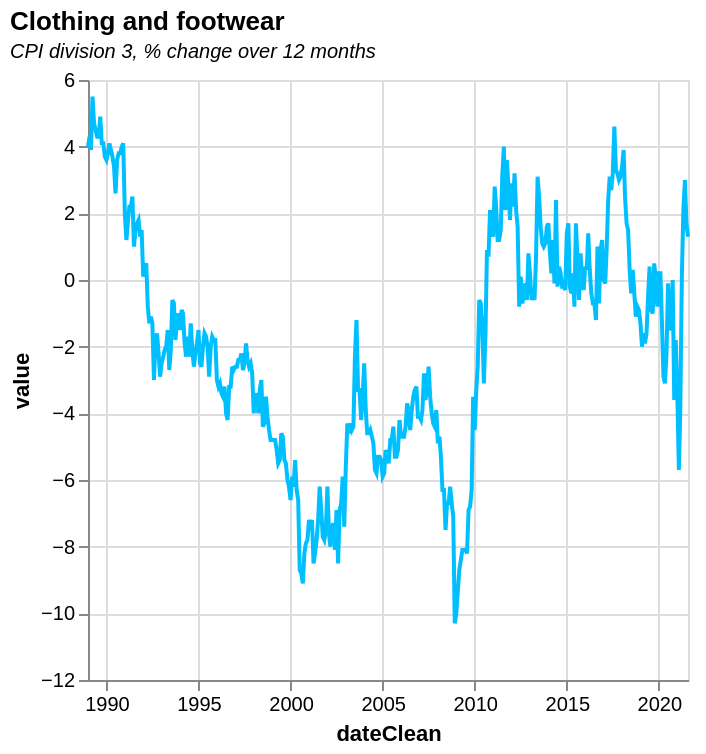

Write the Vega-Lite specification saved for this chart.
### Vega-Lite specification from a JSON file in a GitHub repository (floating-point values rounded to 4 significant figures; data arrays with more than 128 entries replaced by an {"elided": "..."} marker saying what was removed)
{"$schema": "https://vega.github.io/schema/vega-lite/v5.json", "title": {"text": "Clothing and footwear", "subtitle": "CPI division 3, % change over 12 months ", "subtitleFontStyle": "italic", "subtitleFontSize": 10, "anchor": "start", "color": "black"}, "width": 300, "height": 300, "data": {"values": {"elided": "392 records"}}, "mark": {"type": "line", "color": "#00BFFF", "strokeWidth": 2, "opacity": 1}, "transform": [{"calculate": "replace(datum.date, ' JAN', '-01')", "as": "date1"}, {"calculate": "replace(datum.date1, ' FEB', '-02')", "as": "date2"}, {"calculate": "replace(datum.date2, ' MAR', '-03')", "as": "date3"}, {"calculate": "replace(datum.date3, ' APR', '-04')", "as": "date4"}, {"calculate": "replace(datum.date4, ' MAY', '-05')", "as": "date5"}, {"calculate": "replace(datum.date5, ' JUN', '-06')", "as": "date6"}, {"calculate": "replace(datum.date6, ' JUL', '-07')", "as": "date7"}, {"calculate": "replace(datum.date7, ' AUG', '-08')", "as": "date8"}, {"calculate": "replace(datum.date8, ' SEP', '-09')", "as": "date9"}, {"calculate": "replace(datum.date9, ' OCT', '-10')", "as": "date10"}, {"calculate": "replace(datum.date10, ' NOV', '-11')", "as": "date11"}, {"calculate": "replace(datum.date11, ' DEC', '-12')", "as": "date12"}, {"calculate": "timeParse(datum.date12, '%Y-%m')", "as": "dateClean"}], "encoding": {"x": {"field": "dateClean", "type": "temporal"}, "y": {"field": "value", "type": "quantitative", "scale": {}}}}
